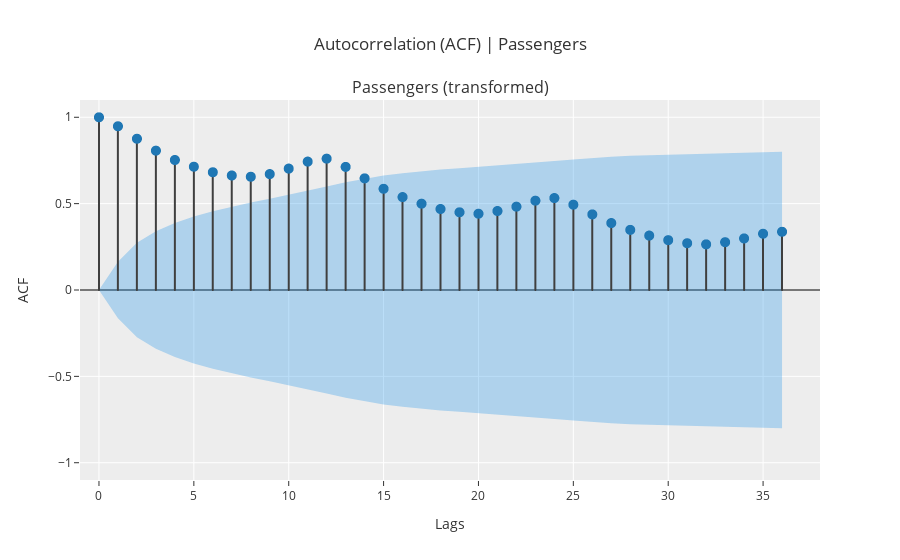

Source (notebook cell):
### Code cell
exp.plot_model(plot='acf', data_kwargs={'nlags':36})

### Figure 1 — Plotly figure (JSON) as saved in the notebook; plotly's stock layout.template omitted (floating-point values rounded to 4 significant figures)
{"data": [{"line": {"color": "#3f3f3f"}, "marker": {"size": 10}, "mode": "lines", "name": "ACF", "showlegend": false, "type": "scattergl", "x": [0, 0], "xaxis": "x", "y": [0, 1], "yaxis": "y"}, {"line": {"color": "#3f3f3f"}, "marker": {"size": 10}, "mode": "lines", "name": "ACF", "showlegend": false, "type": "scattergl", "x": [1, 1], "xaxis": "x", "y": [0, 0.948], "yaxis": "y"}, {"line": {"color": "#3f3f3f"}, "marker": {"size": 10}, "mode": "lines", "name": "ACF", "showlegend": false, "type": "scattergl", "x": [2, 2], "xaxis": "x", "y": [0, 0.8756], "yaxis": "y"}, {"line": {"color": "#3f3f3f"}, "marker": {"size": 10}, "mode": "lines", "name": "ACF", "showlegend": false, "type": "scattergl", "x": [3, 3], "xaxis": "x", "y": [0, 0.8067], "yaxis": "y"}, {"line": {"color": "#3f3f3f"}, "marker": {"size": 10}, "mode": "lines", "name": "ACF", "showlegend": false, "type": "scattergl", "x": [4, 4], "xaxis": "x", "y": [0, 0.7526], "yaxis": "y"}, {"line": {"color": "#3f3f3f"}, "marker": {"size": 10}, "mode": "lines", "name": "ACF", "showlegend": false, "type": "scattergl", "x": [5, 5], "xaxis": "x", "y": [0, 0.7138], "yaxis": "y"}, {"line": {"color": "#3f3f3f"}, "marker": {"size": 10}, "mode": "lines", "name": "ACF", "showlegend": false, "type": "scattergl", "x": [6, 6], "xaxis": "x", "y": [0, 0.6817], "yaxis": "y"}, {"line": {"color": "#3f3f3f"}, "marker": {"size": 10}, "mode": "lines", "name": "ACF", "showlegend": false, "type": "scattergl", "x": [7, 7], "xaxis": "x", "y": [0, 0.6629], "yaxis": "y"}, {"line": {"color": "#3f3f3f"}, "marker": {"size": 10}, "mode": "lines", "name": "ACF", "showlegend": false, "type": "scattergl", "x": [8, 8], "xaxis": "x", "y": [0, 0.6556], "yaxis": "y"}, {"line": {"color": "#3f3f3f"}, "marker": {"size": 10}, "mode": "lines", "name": "ACF", "showlegend": false, "type": "scattergl", "x": [9, 9], "xaxis": "x", "y": [0, 0.6709], "yaxis": "y"}, {"line": {"color": "#3f3f3f"}, "marker": {"size": 10}, "mode": "lines", "name": "ACF", "showlegend": false, "type": "scattergl", "x": [10, 10], "xaxis": "x", "y": [0, 0.7027], "yaxis": "y"}, {"line": {"color": "#3f3f3f"}, "marker": {"size": 10}, "mode": "lines", "name": "ACF", "showlegend": false, "type": "scattergl", "x": [11, 11], "xaxis": "x", "y": [0, 0.7432], "yaxis": "y"}, {"line": {"color": "#3f3f3f"}, "marker": {"size": 10}, "mode": "lines", "name": "ACF", "showlegend": false, "type": "scattergl", "x": [12, 12], "xaxis": "x", "y": [0, 0.7604], "yaxis": "y"}, {"line": {"color": "#3f3f3f"}, "marker": {"size": 10}, "mode": "lines", "name": "ACF", "showlegend": false, "type": "scattergl", "x": [13, 13], "xaxis": "x", "y": [0, 0.7127], "yaxis": "y"}, {"line": {"color": "#3f3f3f"}, "marker": {"size": 10}, "mode": "lines", "name": "ACF", "showlegend": false, "type": "scattergl", "x": [14, 14], "xaxis": "x", "y": [0, 0.6463], "yaxis": "y"}, {"line": {"color": "#3f3f3f"}, "marker": {"size": 10}, "mode": "lines", "name": "ACF", "showlegend": false, "type": "scattergl", "x": [15, 15], "xaxis": "x", "y": [0, 0.5859], "yaxis": "y"}, {"line": {"color": "#3f3f3f"}, "marker": {"size": 10}, "mode": "lines", "name": "ACF", "showlegend": false, "type": "scattergl", "x": [16, 16], "xaxis": "x", "y": [0, 0.538], "yaxis": "y"}, {"line": {"color": "#3f3f3f"}, "marker": {"size": 10}, "mode": "lines", "name": "ACF", "showlegend": false, "type": "scattergl", "x": [17, 17], "xaxis": "x", "y": [0, 0.4997], "yaxis": "y"}, {"line": {"color": "#3f3f3f"}, "marker": {"size": 10}, "mode": "lines", "name": "ACF", "showlegend": false, "type": "scattergl", "x": [18, 18], "xaxis": "x", "y": [0, 0.4687], "yaxis": "y"}, {"line": {"color": "#3f3f3f"}, "marker": {"size": 10}, "mode": "lines", "name": "ACF", "showlegend": false, "type": "scattergl", "x": [19, 19], "xaxis": "x", "y": [0, 0.4499], "yaxis": "y"}, {"line": {"color": "#3f3f3f"}, "marker": {"size": 10}, "mode": "lines", "name": "ACF", "showlegend": false, "type": "scattergl", "x": [20, 20], "xaxis": "x", "y": [0, 0.4416], "yaxis": "y"}, {"line": {"color": "#3f3f3f"}, "marker": {"size": 10}, "mode": "lines", "name": "ACF", "showlegend": false, "type": "scattergl", "x": [21, 21], "xaxis": "x", "y": [0, 0.4572], "yaxis": "y"}, {"line": {"color": "#3f3f3f"}, "marker": {"size": 10}, "mode": "lines", "name": "ACF", "showlegend": false, "type": "scattergl", "x": [22, 22], "xaxis": "x", "y": [0, 0.4825], "yaxis": "y"}, {"line": {"color": "#3f3f3f"}, "marker": {"size": 10}, "mode": "lines", "name": "ACF", "showlegend": false, "type": "scattergl", "x": [23, 23], "xaxis": "x", "y": [0, 0.5171], "yaxis": "y"}, {"line": {"color": "#3f3f3f"}, "marker": {"size": 10}, "mode": "lines", "name": "ACF", "showlegend": false, "type": "scattergl", "x": [24, 24], "xaxis": "x", "y": [0, 0.5322], "yaxis": "y"}, {"line": {"color": "#3f3f3f"}, "marker": {"size": 10}, "mode": "lines", "name": "ACF", "showlegend": false, "type": "scattergl", "x": [25, 25], "xaxis": "x", "y": [0, 0.494], "yaxis": "y"}, {"line": {"color": "#3f3f3f"}, "marker": {"size": 10}, "mode": "lines", "name": "ACF", "showlegend": false, "type": "scattergl", "x": [26, 26], "xaxis": "x", "y": [0, 0.4377], "yaxis": "y"}, {"line": {"color": "#3f3f3f"}, "marker": {"size": 10}, "mode": "lines", "name": "ACF", "showlegend": false, "type": "scattergl", "x": [27, 27], "xaxis": "x", "y": [0, 0.3876], "yaxis": "y"}, {"line": {"color": "#3f3f3f"}, "marker": {"size": 10}, "mode": "lines", "name": "ACF", "showlegend": false, "type": "scattergl", "x": [28, 28], "xaxis": "x", "y": [0, 0.348], "yaxis": "y"}, {"line": {"color": "#3f3f3f"}, "marker": {"size": 10}, "mode": "lines", "name": "ACF", "showlegend": false, "type": "scattergl", "x": [29, 29], "xaxis": "x", "y": [0, 0.315], "yaxis": "y"}, {"line": {"color": "#3f3f3f"}, "marker": {"size": 10}, "mode": "lines", "name": "ACF", "showlegend": false, "type": "scattergl", "x": [30, 30], "xaxis": "x", "y": [0, 0.2885], "yaxis": "y"}, {"line": {"color": "#3f3f3f"}, "marker": {"size": 10}, "mode": "lines", "name": "ACF", "showlegend": false, "type": "scattergl", "x": [31, 31], "xaxis": "x", "y": [0, 0.2708], "yaxis": "y"}, {"line": {"color": "#3f3f3f"}, "marker": {"size": 10}, "mode": "lines", "name": "ACF", "showlegend": false, "type": "scattergl", "x": [32, 32], "xaxis": "x", "y": [0, 0.2643], "yaxis": "y"}, {"line": {"color": "#3f3f3f"}, "marker": {"size": 10}, "mode": "lines", "name": "ACF", "showlegend": false, "type": "scattergl", "x": [33, 33], "xaxis": "x", "y": [0, 0.2768], "yaxis": "y"}, {"line": {"color": "#3f3f3f"}, "marker": {"size": 10}, "mode": "lines", "name": "ACF", "showlegend": false, "type": "scattergl", "x": [34, 34], "xaxis": "x", "y": [0, 0.2985], "yaxis": "y"}, {"line": {"color": "#3f3f3f"}, "marker": {"size": 10}, "mode": "lines", "name": "ACF", "showlegend": false, "type": "scattergl", "x": [35, 35], "xaxis": "x", "y": [0, 0.3256], "yaxis": "y"}, {"line": {"color": "#3f3f3f"}, "marker": {"size": 10}, "mode": "lines", "name": "ACF", "showlegend": false, "type": "scattergl", "x": [36, 36], "xaxis": "x", "y": [0, 0.337], "yaxis": "y"}, {"marker": {"color": "#1f77b4", "size": 10}, "mode": "markers", "name": "ACF", "showlegend": false, "type": "scattergl", "x": [0, 1, 2, 3, 4, 5, 6, 7, 8, 9, 10, 11, 12, 13, 14, 15, 16, 17, 18, 19, 20, 21, 22, 23, 24, 25, 26, 27, 28, 29, 30, 31, 32, 33, 34, 35, 36], "xaxis": "x", "y": [1, 0.948, 0.8756, 0.8067, 0.7526, 0.7138, 0.6817, 0.6629, 0.6556, 0.6709, 0.7027, 0.7432, 0.7604, 0.7127, 0.6463, 0.5859, 0.538, 0.4997, 0.4687, 0.4499, 0.4416, 0.4572, 0.4825, 0.5171, 0.5322, 0.494, 0.4377, 0.3876, 0.348, 0.315, 0.2885, 0.2708, 0.2643, 0.2768, 0.2985, 0.3256, 0.337], "yaxis": "y"}, {"line": {"color": "rgba(255,255,255,0)"}, "marker": {"size": 10}, "mode": "lines", "name": "UC", "showlegend": false, "type": "scatter", "x": [0, 1, 2, 3, 4, 5, 6, 7, 8, 9, 10, 11, 12, 13, 14, 15, 16, 17, 18, 19, 20, 21, 22, 23, 24, 25, 26, 27, 28, 29, 30, 31, 32, 33, 34, 35, 36], "xaxis": "x", "y": [0, 0.1633, 0.2732, 0.3399, 0.3876, 0.4248, 0.4557, 0.4821, 0.5059, 0.528, 0.5503, 0.5738, 0.5989, 0.6241, 0.6455, 0.6625, 0.6762, 0.6875, 0.6971, 0.7055, 0.7131, 0.7204, 0.7281, 0.7365, 0.7462, 0.7562, 0.7648, 0.7714, 0.7766, 0.7808, 0.7841, 0.787, 0.7895, 0.7918, 0.7944, 0.7974, 0.8009], "yaxis": "y"}, {"fill": "tonexty", "fillcolor": "rgba(32, 146, 230,0.3)", "line": {"color": "rgba(255,255,255,0)"}, "marker": {"size": 10}, "mode": "lines", "name": "LC", "showlegend": false, "type": "scatter", "x": [0, 1, 2, 3, 4, 5, 6, 7, 8, 9, 10, 11, 12, 13, 14, 15, 16, 17, 18, 19, 20, 21, 22, 23, 24, 25, 26, 27, 28, 29, 30, 31, 32, 33, 34, 35, 36], "xaxis": "x", "y": [0, -0.1633, -0.2732, -0.3399, -0.3876, -0.4248, -0.4557, -0.4821, -0.5059, -0.528, -0.5503, -0.5738, -0.5989, -0.6241, -0.6455, -0.6625, -0.6762, -0.6875, -0.6971, -0.7055, -0.7131, -0.7204, -0.7281, -0.7365, -0.7462, -0.7562, -0.7648, -0.7714, -0.7766, -0.7808, -0.7841, -0.787, -0.7895, -0.7918, -0.7944, -0.7974, -0.8009], "yaxis": "y"}], "layout": {"annotations": [{"font": {"size": 16}, "showarrow": false, "text": "Passengers (transformed)", "x": 0.5, "xanchor": "center", "xref": "paper", "y": 1, "yanchor": "bottom", "yref": "paper"}], "showlegend": false, "title": {"text": "Autocorrelation (ACF) | Passengers"}, "xaxis": {"anchor": "y", "domain": [0, 1], "range": [-1, 38], "title": {"text": "Lags"}}, "yaxis": {"anchor": "x", "domain": [0, 1], "range": [-1.1, 1.1], "title": {"text": "ACF"}, "zerolinecolor": "#000000"}}}
